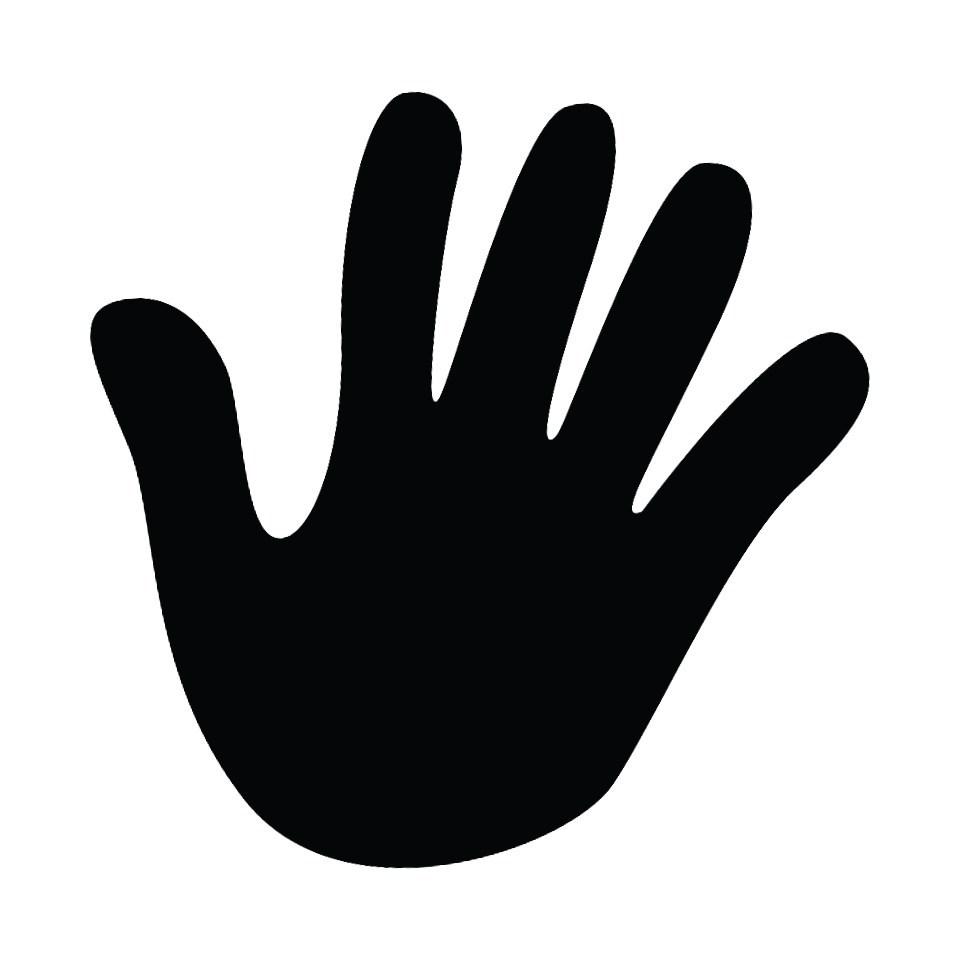
#> input picture Chapter-3/hand.jpg, 960 x 960 px
$ python '4-Convex Hull.py'   (Python 2 division)   (older library calls are emulated)
#> lines starting #> are read from the running program, lines starting #| are printed output that depends on the picture; after the words box and inside, x2 and y2 are one past the last pixel; in counts of white or black regions, pixels touching at a corner belong together
import cv2

#http://opencv-python-tutroals.readthedocs.io/en/latest/py_tutorials/py_imgproc/py_contours/py_contour_features/py_contour_features.html

OrgImage =  cv2.imread('hand.jpg',0)
#> OrgImage: shape (960, 960); min 0, max 255, mean 167.2


ret,thresh = cv2.threshold(OrgImage,127,255,cv2.THRESH_BINARY_INV)
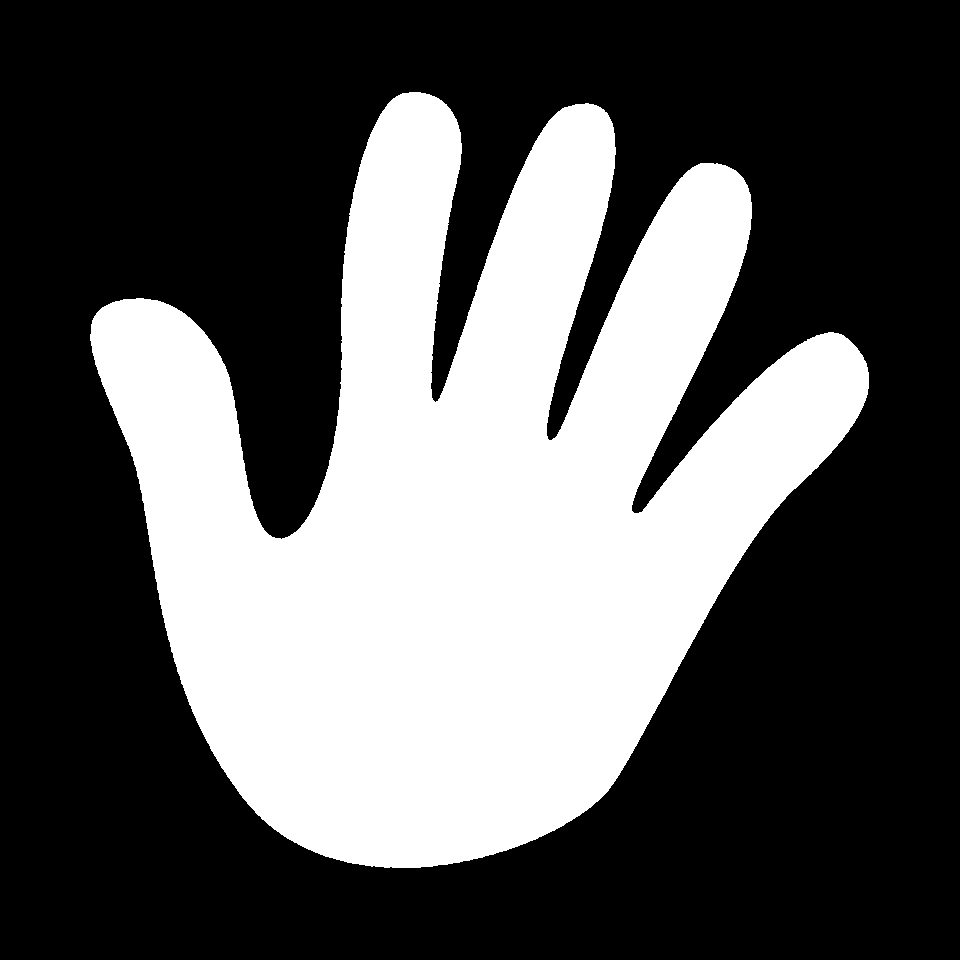
#> thresh: shape (960, 960); 35.3% white; 1 white region


image, contours, hierarchy = cv2.findContours(thresh.copy(),cv2.RETR_EXTERNAL,cv2.CHAIN_APPROX_SIMPLE)
#> contours = 1 contour; box (x1, y1, x2, y2) and area: (90, 92, 869, 868) 322865
#print contours


for c in contours:
    #print c
    hull = cv2.convexHull(c)
    print hull
    cv2.drawContours(OrgImage,[hull],0,(0,0,255),3)
    cv2.imshow("ConvexHull Image" , OrgImage)
#> this loop made 1 pass
#> (printed output is left out)
#> pass 1, `cv2.imshow("ConvexHull Image" , OrgImage)`:
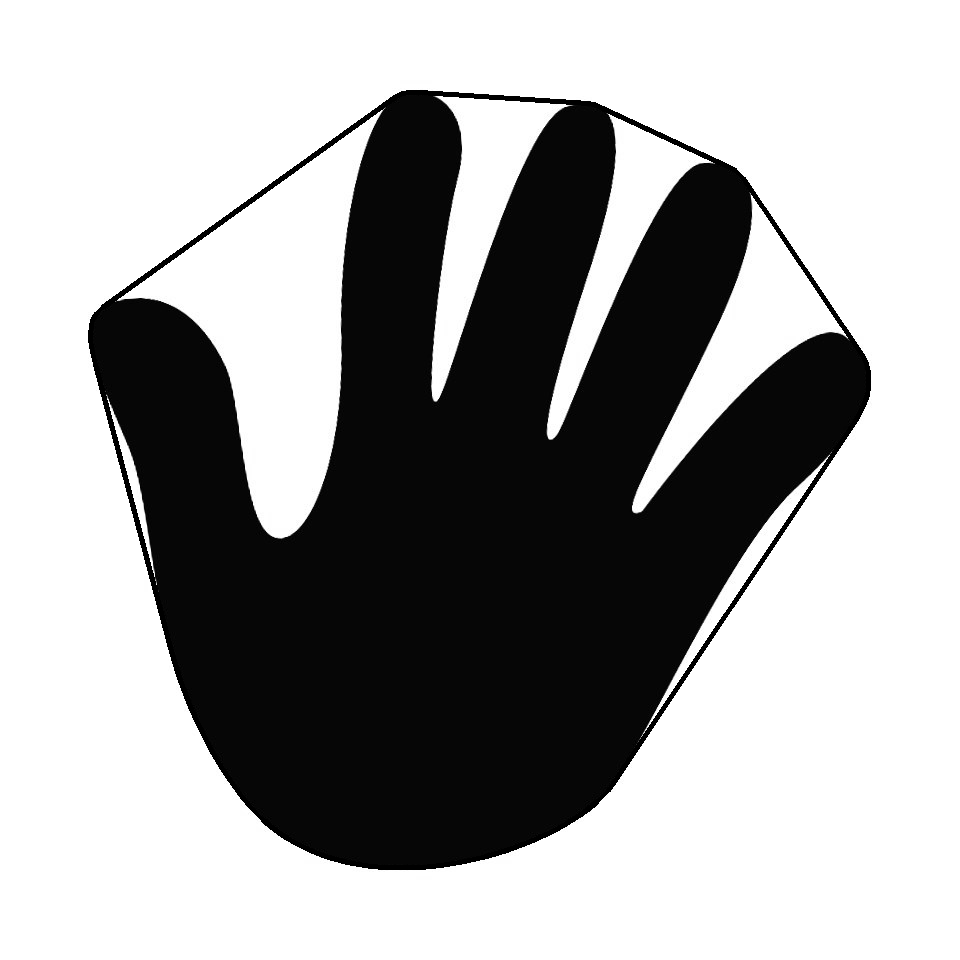
#> window 'ConvexHull Image': shape (960, 960); min 0, max 255, mean 164.6

cv2.waitKey()
cv2.destroyAllWindows()

$ run again, with Chapter-3/house.jpg copied over Chapter-3/hand.jpg
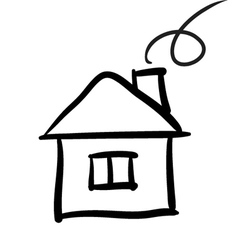
#> input picture Chapter-3/house.jpg, 238 x 250 px
#> OrgImage is the input picture: shape (250, 238); min 0, max 255, mean 228.5
#> `ret,thresh = cv2.threshold(OrgImage,127,255,cv2.THRESH_BINARY_INV)`:
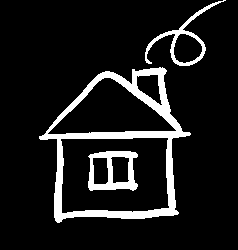
#> thresh: shape (250, 238); 10.5% white; 3 white regions
#> contours = 2 contours; box (x1, y1, x2, y2) and area: (39, 67, 191, 223) 15956, (145, 0, 226, 66) 1196
#> the loop `for c in contours:` made 2 passes
#> (printed output is left out)
#> pass 2, `cv2.imshow("ConvexHull Image" , OrgImage)`:
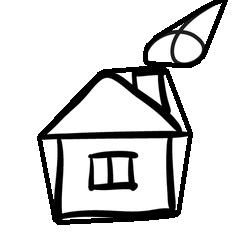
#> window 'ConvexHull Image': shape (250, 238); min 0, max 255, mean 216.5

$ run again, with Chapter-3/image.jpg copied over Chapter-3/hand.jpg
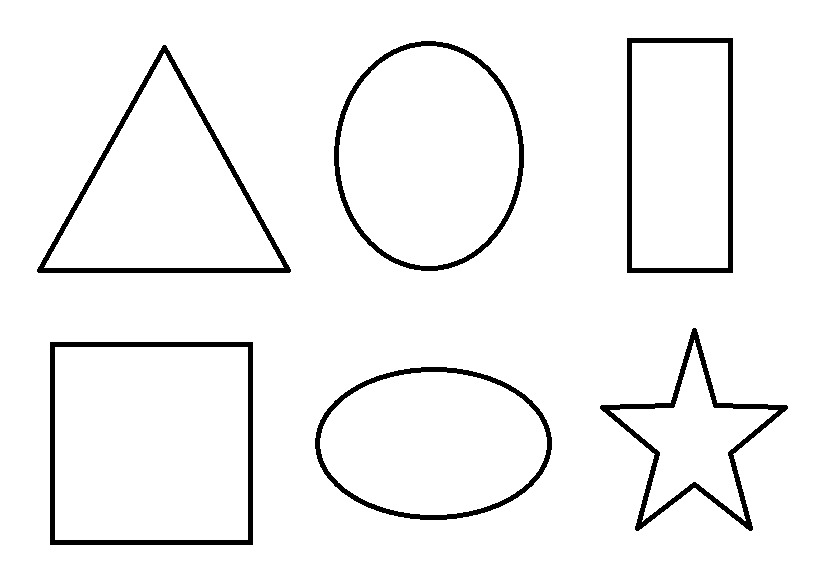
#> input picture Chapter-3/image.jpg, 824 x 568 px
#> OrgImage is the input picture: shape (568, 824); min 0, max 255, mean 243.6
#> `ret,thresh = cv2.threshold(OrgImage,127,255,cv2.THRESH_BINARY_INV)`:
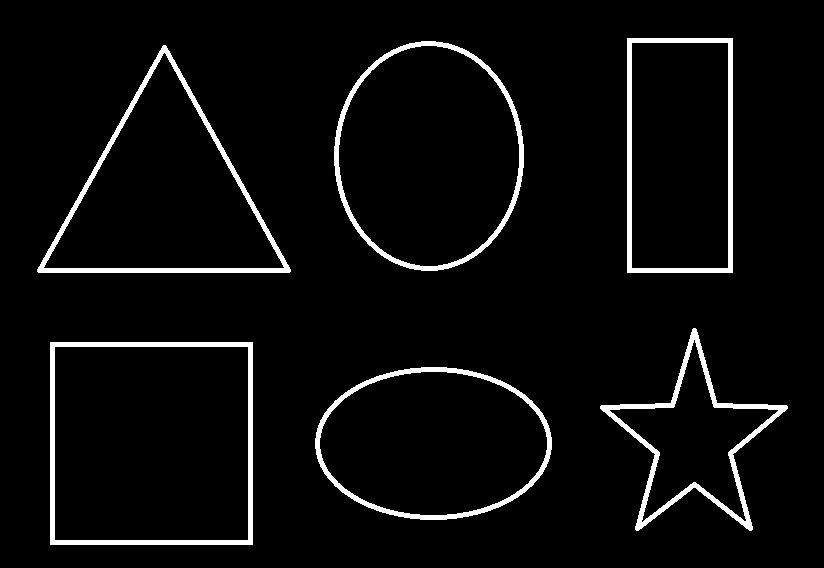
#> thresh: shape (568, 824); 4.5% white; 6 white regions
#> contours = 6 contours; box (x1, y1, x2, y2) and area: (50, 342, 253, 545) 40804, (334, 41, 524, 271) 33996, (37, 45, 291, 273) 29310, (315, 367, 552, 520) 28184, (627, 38, 733, 273) 24570, (600, 328, 788, 531) 13748
#> the loop `for c in contours:` made 6 passes
#> (c, hull) on passes 2, 6: ([[50, 342], [50, 544], [252, 544], [252, 342]], [[252, 342], [252, 544], [50, 544], [50, 342]]), ([[627, 38], [627, 272], [732, 272], [732, 38]], [[732, 38], [732, 272], [627, 272], [627, 38]])
#> (printed output is left out)
#> after the loop `for c in contours:`:
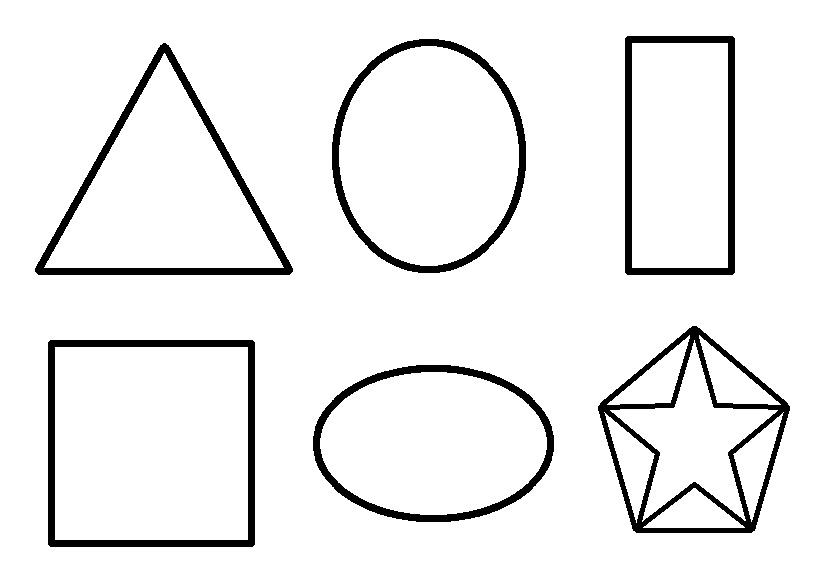
#> OrgImage: shape (568, 824); 2.81% of pixels changed, all inside (x1, y1, x2, y2) = (35, 36, 790, 547)
